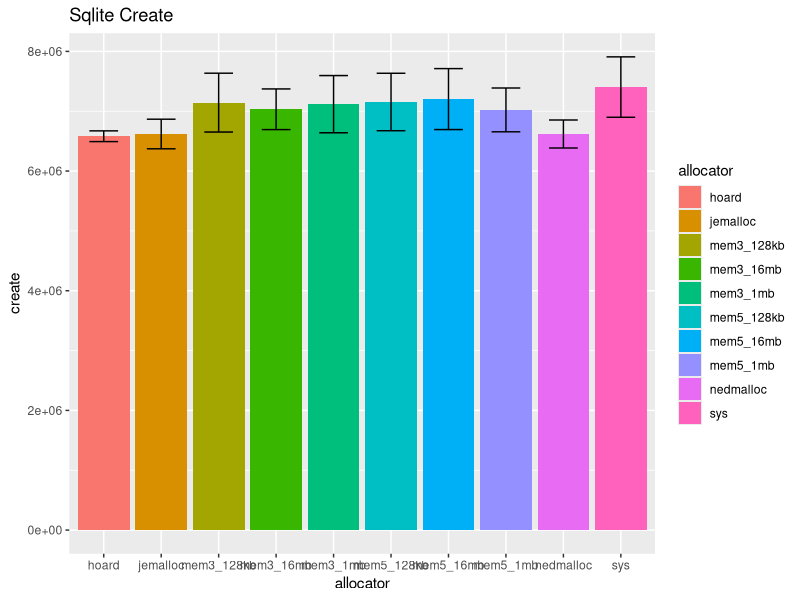

Here is the R script that generated this plot:
library(ggplot2)
library(plyr)

ffjsdata <- read.csv(file = "firefox/js.csv", header = T, sep = ",")
ffjsstats <- read.csv(file = "firefox/js_stats.csv", header = T, sep = ",")
ffrenderdata <- read.csv(file = "firefox/render.csv", header = T, sep = ",")
ffrenderstats <- read.csv(file = "firefox/render_stats.csv", header = T, sep = ",")
sqldata <- read.csv(file = "sqlite/results.csv", header = T, sep = ",")
sqlstats <- read.csv(file = "sqlite/stats.csv", header = T, sep = ",")

stat_mean <- function(map) {
  stat_summary(mapping = map, fun.y=mean, geom="bar")
}

plot_mean <- function(data, aesx, aesy, title) {
  ggplot(data, aesx) + ggtitle(title) + stat_summary(mapping = aesy, fun.y=mean, geom="bar") + geom_errorbar(data = sqlstats, mapping = aes(ymin=create_mean-create_stdev, ymax=create_mean+create_stdev), width=0.5)
}
sql <- plot_mean(sqldata, aes(x=allocator, fill=allocator), aes(y = create), "Sqlite Create")
ggsave(filename = "sqlc.png", sql)
